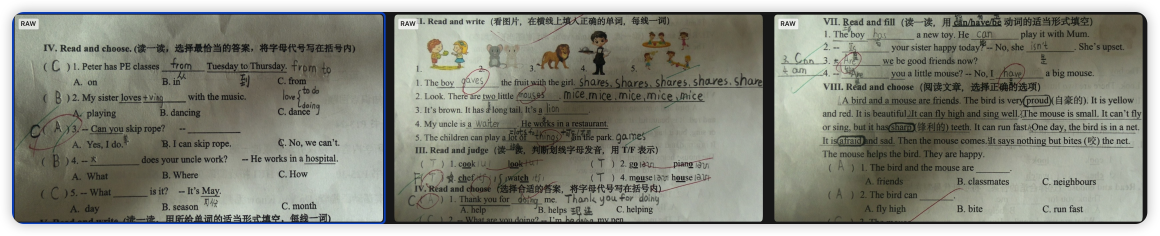
#> input picture skills/private_skills/english_ever_wrong_questions/assests/raw.jpg, 3478 x 708 px (shown at 1/3 size)
$ python prep_plates.py ../../english_ever_wrong_questions/assests out
#> lines starting #> are read from the running program, lines starting #| are printed output that depends on the picture
#!/usr/bin/env python3
"""Normalise background stills into 1280x720 plates and start an attribution file.

    python prep_plates.py backgrounds/sources backgrounds/ready --sources-md backgrounds/SOURCES.md

Phone screenshots and web images arrive at every aspect ratio; anything not exactly
16:9 is centre-cropped after scaling to cover, so no letterbox bars reach the composite.
White page margins around screenshots are trimmed first.
"""

from __future__ import annotations

import argparse
from pathlib import Path

import cv2
import numpy as np

EXTS = {".jpg", ".jpeg", ".png", ".webp", ".bmp", ".JPG", ".JPEG", ".PNG"}


def trim_flat_border(img: np.ndarray, tol: int = 6) -> np.ndarray:
    """Drop uniform (usually white) margins left by screenshots."""
    gray = cv2.cvtColor(img, cv2.COLOR_BGR2GRAY)
    h, w = gray.shape
    row_var = gray.reshape(h, -1).std(axis=1)
    col_var = gray.reshape(h, w).std(axis=0)
    rows = np.where(row_var > tol)[0]
    cols = np.where(col_var > tol)[0]
    if rows.size < 10 or cols.size < 10:
        return img
    return img[rows.min(): rows.max() + 1, cols.min(): cols.max() + 1]


def cover_crop(img: np.ndarray, w: int, h: int) -> np.ndarray:
    ih, iw = img.shape[:2]
    scale = max(w / iw, h / ih)
    resized = cv2.resize(img, (int(round(iw * scale)), int(round(ih * scale))),
                         interpolation=cv2.INTER_AREA if scale < 1 else cv2.INTER_CUBIC)
    rh, rw = resized.shape[:2]
    # bias the crop upward: interiors and buildings have their subject above centre
    y0 = max(0, int((rh - h) * 0.4))
    x0 = max(0, (rw - w) // 2)
    return resized[y0: y0 + h, x0: x0 + w]


def main() -> None:
    ap = argparse.ArgumentParser()
    ap.add_argument("src_dir", type=Path)
    ap.add_argument("out_dir", type=Path)
    ap.add_argument("--width", type=int, default=1280)
    ap.add_argument("--height", type=int, default=720)
    ap.add_argument("--no-trim", action="store_true")
    ap.add_argument("--sources-md", type=Path, help="write an attribution scaffold")
    args = ap.parse_args()

    args.out_dir.mkdir(parents=True, exist_ok=True)
    files = sorted(p for p in args.src_dir.iterdir() if p.suffix in EXTS)
    if not files:
        raise SystemExit(f"no images in {args.src_dir}")

    rows = []
    for i, src in enumerate(files, 1):
        img = cv2.imread(str(src), cv2.IMREAD_COLOR)
#> img is the input picture: shape (708, 3478, 3); mean B, G, R 126.7, 138, 136.3
        if img is None:
            print(f"  skip (unreadable) {src.name}")
            continue
        before = img.shape[:2]
#> before = (708, 3478)
        if not args.no_trim:
            img = trim_flat_border(img)
#> in trim_flat_border, `gray = cv2.cvtColor(img, cv2.COLOR_BGR2GRAY)`:
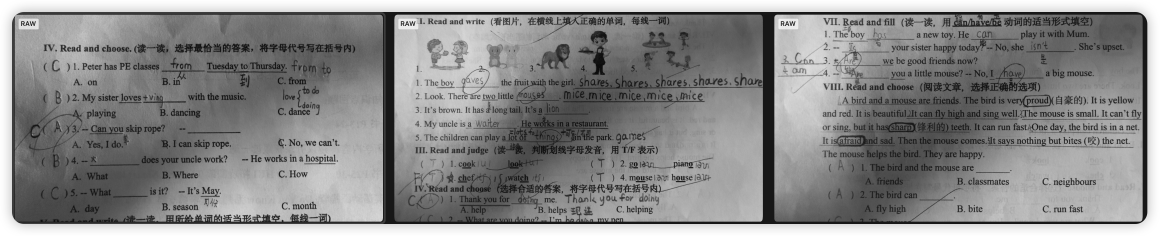
#> gray: shape (708, 3478) (shown at 1/3 size); min 2, max 255, mean 136.2
#> in trim_flat_border, `row_var = gray.reshape(h, -1).std(axis=1)`: row_var = 708 values, max 61.2 at index 664, min 0.159 at index 706, mean 42.76
#> in trim_flat_border, `col_var = gray.reshape(h, w).std(axis=0)`: col_var = 3478 values, max 84.98 at index 3441, min 0.353 at index 0, mean 51.71
#> in trim_flat_border, `rows = np.where(row_var > tol)[0]`: rows = 636 values from 36 to 671
#> in trim_flat_border, `cols = np.where(col_var > tol)[0]`: cols = 3430 values from 24 to 3453
#> in trim_flat_border, `return img[rows.min(): rows.max() + 1, cols.min(): cols.max() + 1]`:
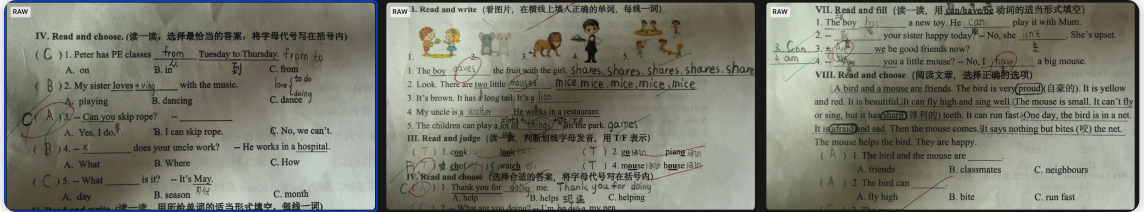
#> returned value: shape (636, 3430, 3) (shown at 1/3 size); mean of channels 0, 1, 2 112, 124.7, 122.8; drawn as B, G, R
        plate = cover_crop(img, args.width, args.height)
#> in cover_crop, `resized = cv2.resize(img, (int(round(iw * scale)), int(round(ih * scal..`:
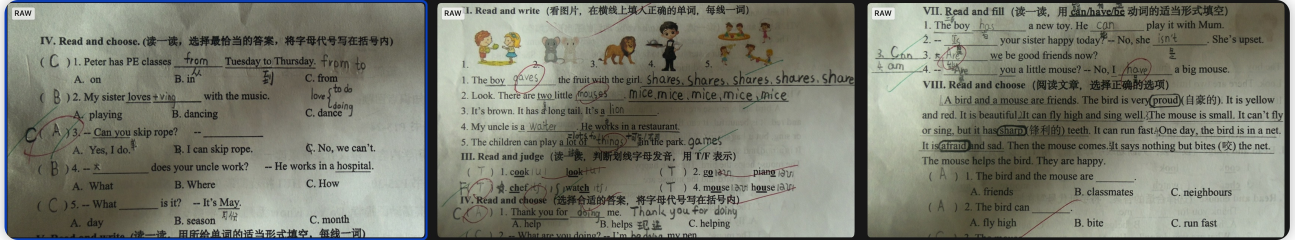
#> resized: shape (720, 3883, 3) (shown at 1/3 size); mean B, G, R 112, 124.7, 122.8
#> in cover_crop, `return resized[y0: y0 + h, x0: x0 + w]`:
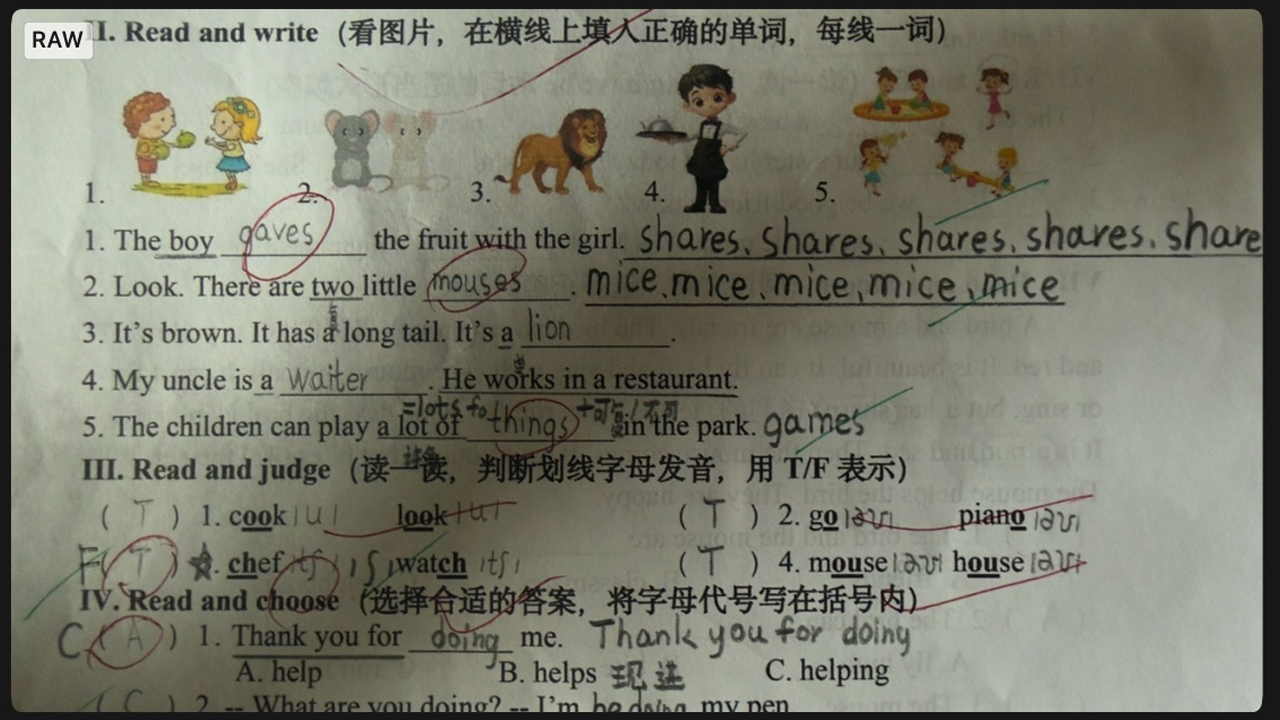
#> returned value: shape (720, 1280, 3); mean of channels 0, 1, 2 110.6, 124.5, 123.8; drawn as B, G, R
        name = f"{i:02d}_{src.stem[:40].replace(' ', '_')}.jpg"
        cv2.imwrite(str(args.out_dir / name), plate, [cv2.IMWRITE_JPEG_QUALITY, 92])
        print(f"  {src.name}  {before[1]}x{before[0]} -> {name}")
#|   raw.jpg  3478x708 -> 01_raw.jpg
        rows.append((name, src.name))

    if args.sources_md:
        lines = [
            "# 配图来源",
            "",
            "学校作业要能说明素材出处。请把每张图的来源补完整；自己拍的写「本人拍摄」。",
            "",
            "| 成片用图 | 原始文件 | 来源 / 链接 | 许可 |",
            "|---|---|---|---|",
        ]
        lines += [f"| `{a}` | `{b}` |  |  |" for a, b in rows]
        args.sources_md.parent.mkdir(parents=True, exist_ok=True)
        args.sources_md.write_text("\n".join(lines) + "\n", encoding="utf-8")
        print(f"\n-> {args.sources_md}")

    print(f"\n{len(rows)} 张底板 -> {args.out_dir}")


if __name__ == "__main__":
    main()
